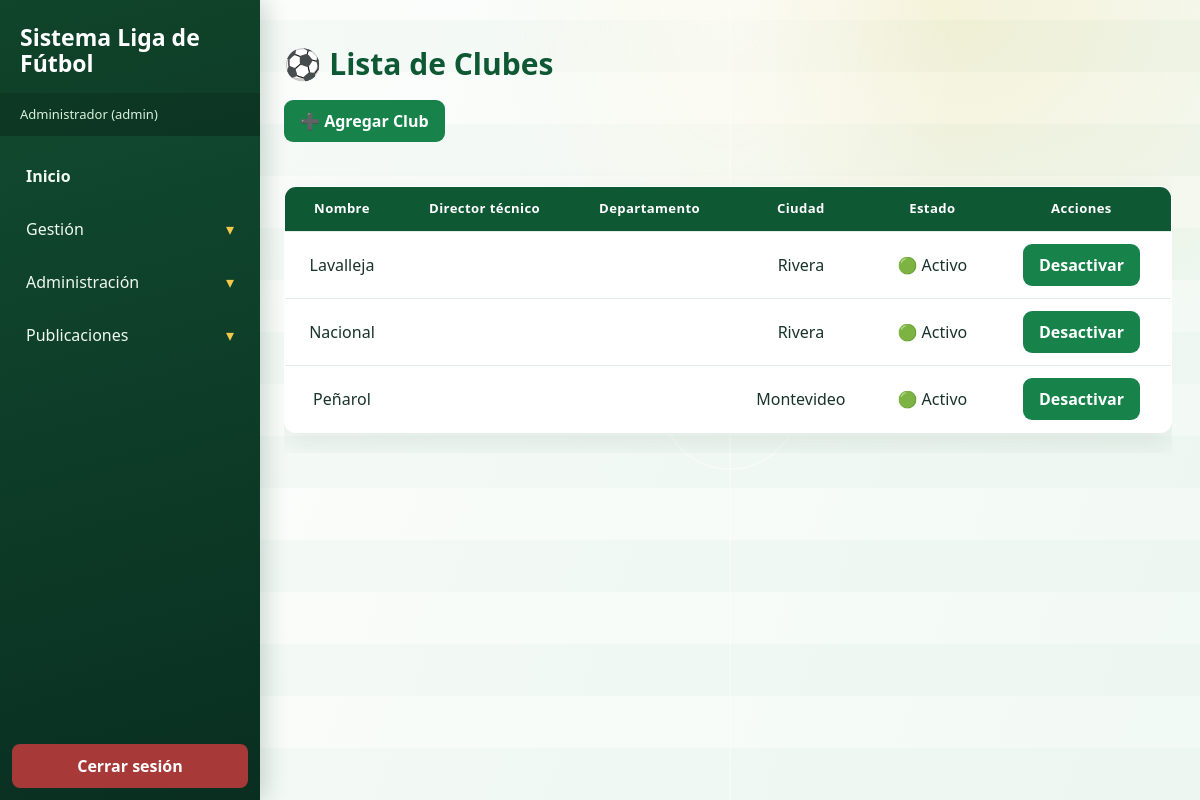
Page /clubes.php (signed in) on the committed database.
### tables this page shows
CREATE TABLE `clubes` (
  `id` int(11) NOT NULL,
  `nombre` varchar(100) DEFAULT NULL,
  `ciudad` varchar(100) DEFAULT NULL,
  `director_tecnico` varchar(43) DEFAULT NULL,
  `departamento` varchar(30) DEFAULT NULL,
  `activo` tinyint(1) NOT NULL DEFAULT 1
);

### clubes.php (the view, shortened to what this page needs)
<?php
$esAdmin = ($_SESSION['rol'] ?? '') === 'admin';
require_once("conexion.php");
?>
<!DOCTYPE html>
<html>
<head>
    <link rel="stylesheet" href="estilo.css">
</head>
<body>
<?php include("menu.php"); ?>
<h2>Lista de Clubes</h2>
<div class="contenedor">
<?php if($esAdmin){ ?>
<a href="agregar_club.php">
    <button>➕ Agregar Club</button>
</a>
<br><br>
<?php } ?>
<table>
<tr>
    <th>Nombre</th>
    <th>Director técnico</th>
    <th>Departamento</th>
    <th>Ciudad</th>
    <th>Estado</th>
<?php if($esAdmin){ ?>
    <th>Acciones</th>
<?php } ?>
</tr>
<?php
$consulta = mysqli_query($conn, "SELECT * FROM clubes ORDER BY nombre");
while($club = mysqli_fetch_assoc($consulta)){
?>
<tr>
    <td><?php echo htmlspecialchars($club["nombre"], ENT_QUOTES, "UTF-8"); ?></td>
    <td><?php echo htmlspecialchars($club["director_tecnico"] ?? "", ENT_QUOTES, "UTF-8"); ?></td>
    <td><?php echo htmlspecialchars($club["departamento"] ?? "", ENT_QUOTES, "UTF-8"); ?></td>
    <td><?php echo htmlspecialchars($club["ciudad"], ENT_QUOTES, "UTF-8"); ?></td>
    <td>
        <?php
        if($club["activo"] == 1){
            echo "🟢 Activo";
        }else{
            echo "🔴 Inactivo";
        }
        ?>
    </td>
<?php if($esAdmin){ ?>
    <td>
        <a href="desactivar_club.php?id=<?php echo $club["id"]; ?>">
            <button>
            <?php
            if($club["activo"] == 1){
                echo "Desactivar";
            }else{
                echo "Activar";
            }
            ?>
            </button>
        </a>
    </td>
<?php } ?>
</tr>
<?php
}
?>
</table>
</div>
</body>
</html>

### estilo.css (style rules this page uses)
:root { --verde: #17834b; --verde-oscuro: #0e5834; --balon: #f2c94c; --tinta: #18332a; --fondo: #f1f7f2; --superficie: #fff; --borde: #d8e5da; --sombra: 0 10px 28px rgba(17, 64, 39, .1); }
* { box-sizing: border-box; }
body { position: relative; isolation: isolate; min-height: 100vh; margin: 0; padding: 28px 28px 32px 284px; color: var(--tinta); background: radial-gradient(ellipse at 78% 0%, rgba(242, 201, 76, .19), transparent 34%), linear-gradient(110deg, rgba(255, 255, 255, .86), rgba(242, 250, 244, .91)), var(--fondo); font: 16px/1.5 "Segoe UI", Arial, sans-serif; }
body::before { position: fixed; z-index: -1; inset: 0 0 0 260px; background: radial-gradient(ellipse at 50% 0%, rgba(255, 255, 255, .72), transparent 35%), linear-gradient(90deg, transparent 49.8%, rgba(255, 255, 255, .54) 50%, transparent 50.2%), radial-gradient(circle at 50% 50%, transparent 0 11%, rgba(255, 255, 255, .48) 11.1% 11.3%, transparent 11.4%), repeating-linear-gradient(0deg, rgba(23, 131, 75, .035) 0 52px, rgba(255, 255, 255, .08) 52px 104px); content: ""; opacity: .7; pointer-events: none; animation: cancha-resplandor 14s ease-in-out infinite alternate; }
a { color: var(--verde-oscuro); font-weight: 650; }
h2 { margin: 18px 0; color: var(--verde-oscuro); font-size: clamp(1.5rem, 2.5vw, 2rem); line-height: 1.2; }
h2::before { content: "⚽ "; color: var(--verde); }
button, .boton { display: inline-flex; min-height: 42px; align-items: center; justify-content: center; padding: 9px 16px; border: 0; border-radius: 9px; color: #fff; background: var(--verde); cursor: pointer; font: inherit; font-weight: 750; text-decoration: none; transition: transform .18s, background .18s, box-shadow .18s; }
.contenedor { width: 100%; overflow-x: auto; }
table { width: 100%; margin: 20px 0; border-collapse: collapse; overflow: hidden; border: 1px solid var(--borde); border-radius: 12px; background: var(--superficie); box-shadow: var(--sombra); }
th, td { padding: 12px; border-bottom: 1px solid #e4ede5; text-align: center; }
th { color: #fff; background: var(--verde-oscuro); font-size: .82rem; letter-spacing: .03em; }
tr:last-child td { border-bottom: 0; }

### rows in the picture
clubes: nombre "Lavalleja", ciudad "Rivera", activo "🟢 Activo"
clubes: nombre "Nacional", ciudad "Rivera", activo "🟢 Activo"
clubes: nombre "Peñarol", ciudad "Montevideo", activo "🟢 Activo"

### other values in the picture
$usuario "Administrador"
$rolVisible "admin"
